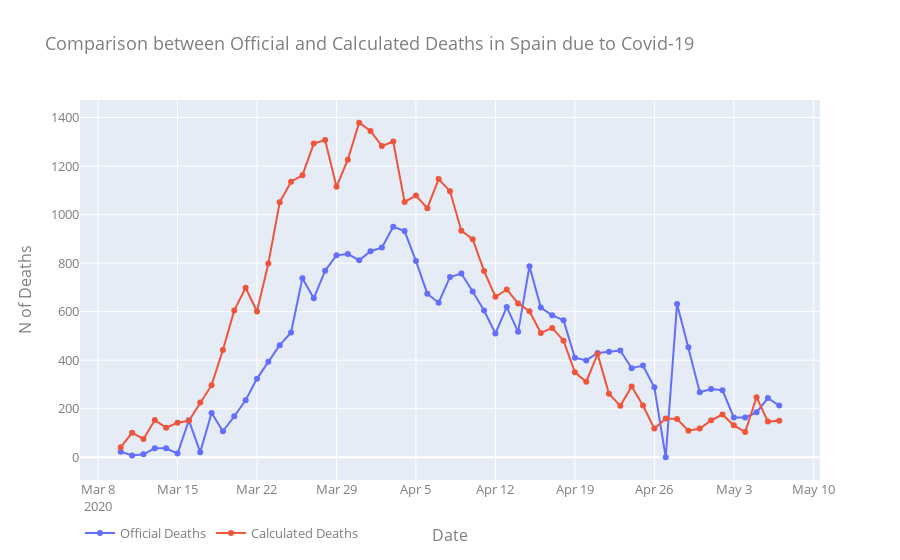

Source (notebook cell):
### Code cell
# Create traces
fig = go.Figure()
fig.add_trace(go.Scatter(x=official_to_print["date"], y=official_to_print["official_deaths"],
                    mode='lines+markers', 
                    name='Official Deaths'))
fig.add_trace(go.Scatter(x=mortality_to_print["date"], y=mortality_to_print["covid_deaths"],
                    mode='lines+markers',
                    name='Calculated Deaths'))

fig.update_layout(
    title="Comparison between Official and Calculated Deaths in Spain due to Covid-19",
    xaxis_title="Date",
    yaxis_title="N of Deaths",
    legend_orientation="h",
    font=dict(
        #family="Courier New, monospace",
        size=13,
        color="#7f7f7f"
    ))

fig.show();
